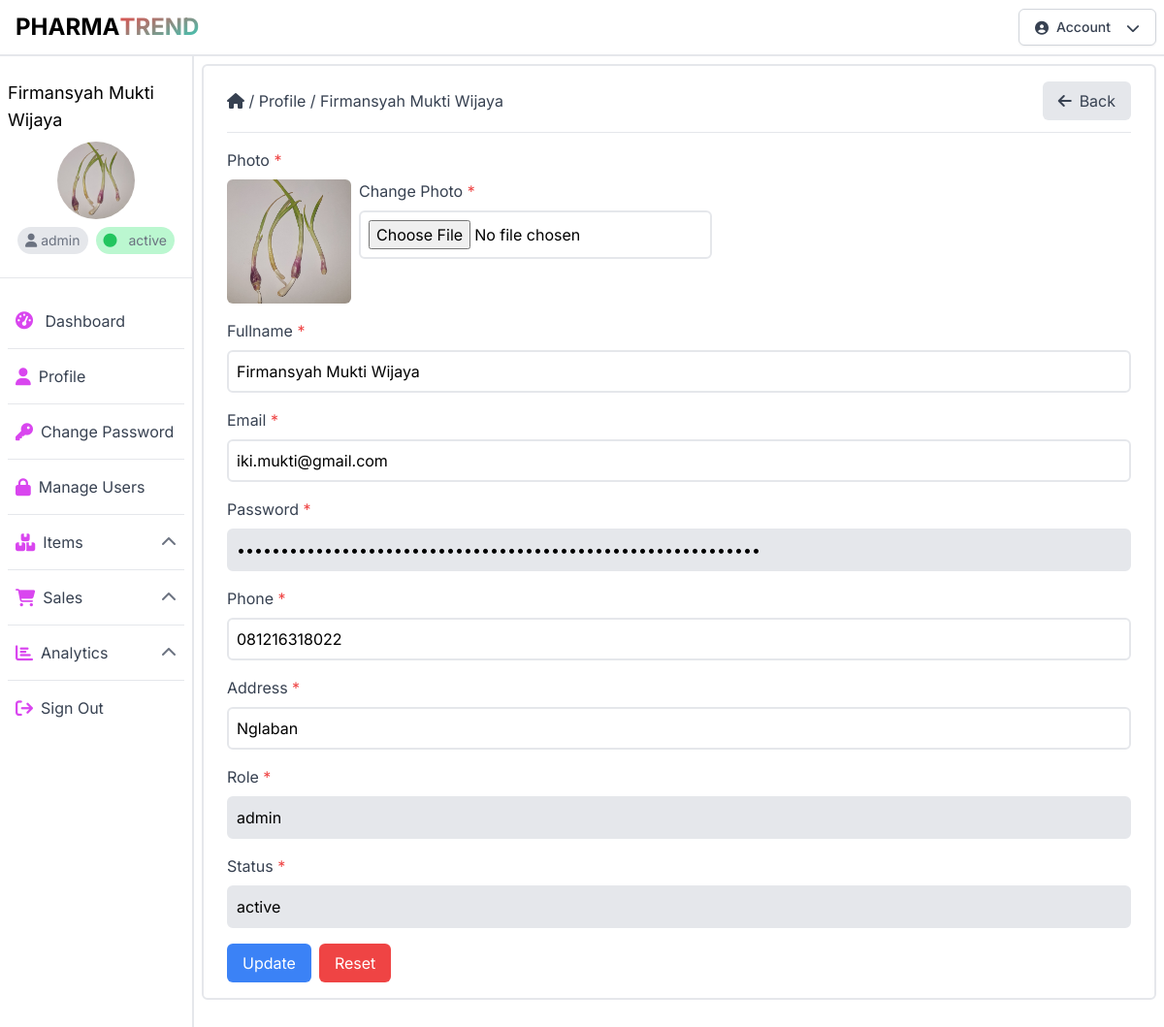
The app's page /profile.php (signed in) with its own data.
### tables this page shows
CREATE TABLE `users` (
  `id` int(11) NOT NULL,
  `fullname` varchar(128) NOT NULL,
  `email` varchar(256) NOT NULL,
  `password` varchar(256) NOT NULL,
  `phone` varchar(16) DEFAULT NULL,
  `address` varchar(16) DEFAULT NULL,
  `photo` varchar(128) DEFAULT NULL,
  `role` varchar(128) NOT NULL,
  `status` varchar(32) NOT NULL,
  `created_at` datetime NOT NULL,
  `updated_at` datetime NOT NULL
);

### public/profile.php (the view, shortened to what this page needs)
<?php
require_once("config.php");
?>
<!DOCTYPE html>
<html lang="id">
<head>
    <link rel="stylesheet" href="css/output.css">
    <link rel="stylesheet" href="https://cdnjs.cloudflare.com/ajax/libs/font-awesome/6.4.0/css/all.min.css"
 />
</head>
<body class="font-inter">
    <header class="bg-white w-full border-b-2 border-gray-200">
        <?php
            include("components/navbar.php");
        ?>
    </header>
    <div class="container-fluid mx-auto h-auto">
        <div class="flex">
            <?php
                include("components/sidebar.php");
            ?>
            <div class="w-10/12 h-[calc(100vh-3.5rem)] p-2 mb-96">
                <div class="w-full h-auto border-2 border-gray-200 rounded-md py-4 px-6">
                    <div class="flex items-center gap-2 mb-3 justify-between">
                        <div>
                            <a href="dashboard.php" class="text-gray-700 hover:text-gray-950"><i class="fas fa-home"></i></a>
                            <span class="text-gray-700">/</span>
                            <a href="profile.php" class="text-gray-700 hover:text-gray-950">Profile</a>
                            <span class="text-gray-700">/</span>
                            <a href="profile.php" class="text-gray-700 hover:text-gray-950"><?php echo $_SESSION["fullname"] ?></a>
                        </div>
                        <button class="flex flex-row justify-center items-center bg-gray-200 hover:bg-gray-300 rounded-md px-4 py-2 text-gray-700 space-x-2" onclick="window.history.back();">
                            <i class="fas fa-arrow-left"></i>
                            <span>Back</span>
                        </button>
                    </div>
                    <hr>
                    <div class="flex flex-col gap-4 mt-4 w-full">
                        <?php
                            $id = $_SESSION["id"];
                            $profile = mysqli_query($conn, "SELECT * FROM users WHERE id = '$id'");
                            $row = mysqli_fetch_assoc($profile);
                        ?>
                        <div class="flex flex-col gap-4 w-full">
                            <form action="edit_profile.php" method="POST" enctype="multipart/form-data" class="flex flex-col gap-4 w-full">
                                <div class="flex flex-col gap-2">
                                    <label for="photo" class="text-gray-700">Photo <span class="text-red-500">*</span></label>
                                    <div class="flex flex-row gap-2">
                                        <?php
                                            if($row["photo"] == ""){
                                                $photo = "img/profile/profile.jpeg";
                                            }else{
                                                $photo = "img/profile/".$row["photo"];
                                            }
                                        ?>
                                        <img src="<?php echo $photo ?>" alt="profile" class="w-32 h-32 rounded-md object-cover">
                                        <div class="flex flex-col gap-2">
                                            <label for="photo" class="text-gray-700">Change Photo <span class="text-red-500">*</span></label>
                                            <input type="file" name="photo" id="photo" class="border-2 border-gray-200 rounded-md p-2">
                                        </div>
                                    </div>
                                </div>
                                <div class="flex flex-col gap-2">
                                    <label for="fullname" class="text-gray-700">Fullname <span class="text-red-500">*</span></label>
                                    <input type="text" name="fullname" id="fullname" class="border-2 border-gray-200 rounded-md p-2" value="<?php echo $row["fullname"] ?>">
                                </div>
                                <div class="flex flex-col gap-2">
                                    <label for="email" class="text-gray-700">Email <span class="text-red-500">*</span></label>
                                    <input type="email" name="email" id="email" class="border-2 border-gray-200 rounded-md p-2" value="<?php echo $row["email"] ?>">
                                </div>
                                <div class="flex flex-col gap-2">
                                    <label for="password" class="text-gray-700">Password <span class="text-red-500">*</span></label>
                                    <input type="password" name="password" id="password" class="border-2 border-gray-200 rounded-md p-2 bg-gray-200" value="<?php echo $row["password"] ?>" readonly>
                                </div>
                                <div class="flex flex-col gap-2">
                                    <label for="phone" class="text-gray-700">Phone <span class="text-red-500">*</span></label>
                                    <input type="text" name="phone" id="phone" class="border-2 border-gray-200 rounded-md p-2" value="<?php echo $row["phone"] ?>">
                                </div>
                                <div class="flex flex-col gap-2">
                                    <label for="address" class="text-gray-700">Address <span class="text-red-500">*</span></label>
                                    <input type="text" name="address" id="address" class="border-2 border-gray-200 rounded-md p-2" value="<?php echo $row["address"] ?>">
                                </div>
                                <div class="flex flex-col gap-2">
                                    <label for="role" class="text-gray-700">Role <span class="text-red-500">*</span></label>
                                    <input type="text" name="role" id="role" class="border-2 border-gray-200 rounded-md p-2 bg-gray-200" value="<?php echo $row["role"] ?>" readonly>
                                </div>
                                <div class="flex flex-col gap-2">
                                    <label for="status" class="text-gray-700">Status <span class="text-red-500">*</span></label>
                                    <input type="text" name="status" id="status" class="border-2 border-gray-200 rounded-md p-2 bg-gray-200" value="<?php echo $row["status"] ?>" readonly>
                                </div>
                                <div class="flex flex-row gap-2">
                                    <button type="submit" name="update" class="bg-blue-500 hover:bg-blue-600 rounded-md px-4 py-2 text-white">Update</button>
                                    <button type="reset" class="bg-red-500 hover:bg-red-600 rounded-md px-4 py-2 text-white">Reset</button>
                                </div>
                            </form>
                        </div>
                    </div>
                </div>
            </div>
        </div>
</body>
</html>

### records on screen
users: photo (picture), fullname "Firmansyah Mukti Wijaya", email "iki.mukti@gmail.com", phone "081216318022", address "Nglaban", role "admin", status "active"

### other values on screen
$_SESSION["fullname"] "Firmansyah Mukti Wijaya"
$_SESSION["role"] "admin"
$_SESSION["status"] "active"
